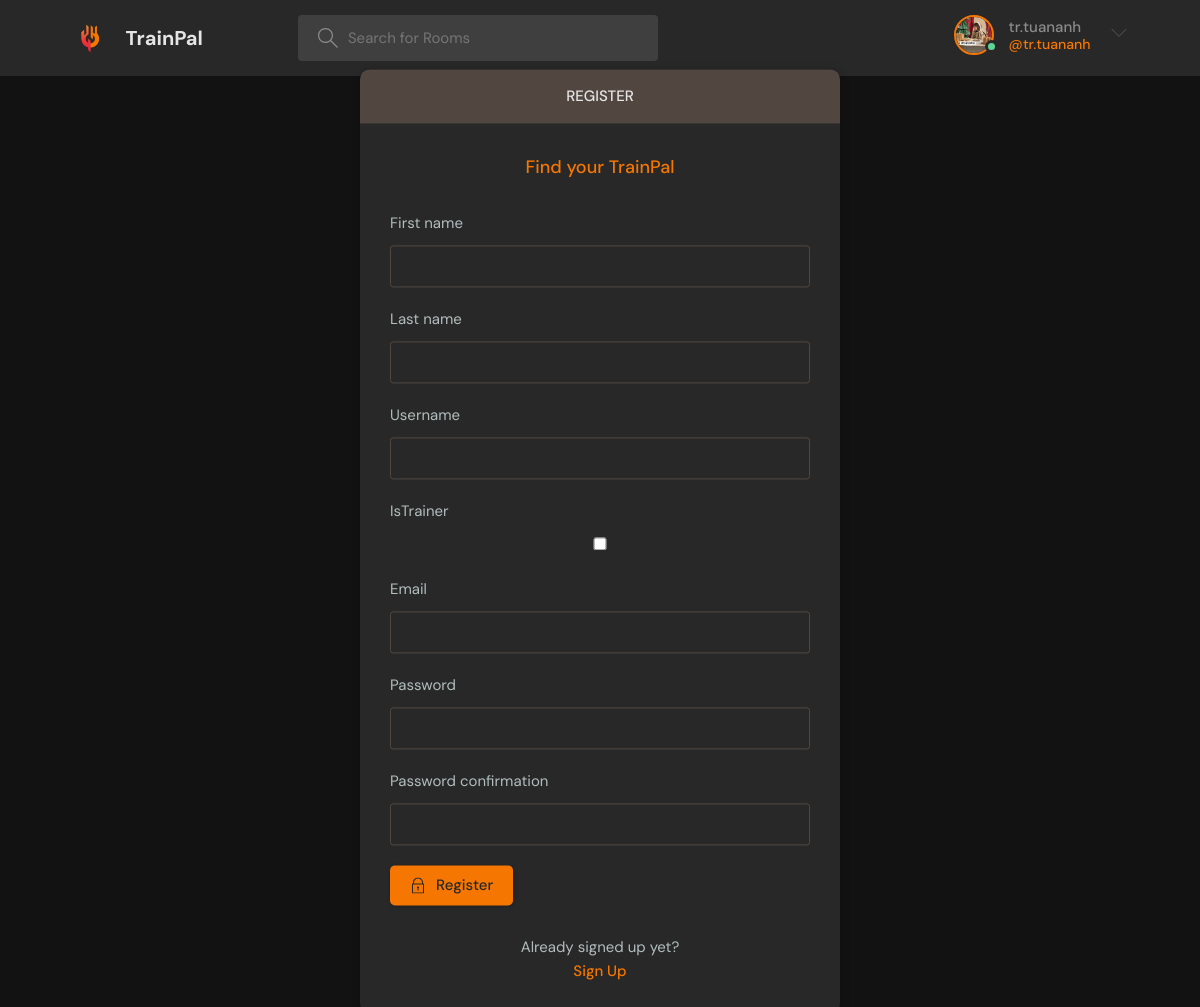
The app's page /register/ (signed in) with its own data.
### base/models.py (models this page shows)
class User(AbstractUser):
    email = models.EmailField(unique=False) # TODO: change to true after testing
    isTrainer = models.BooleanField(blank=True, default=False)
    class Gender(models.TextChoices):
        MALE = "M", _("Male")
        FEMALE = "F", _("Female")
        NOTSPECIFY = "N", _("Not specify")
    gender = models.CharField(max_length=1, choices=Gender.choices, blank=True, default=Gender.NOTSPECIFY)
    dob = models.DateTimeField(blank=True, null=True)
    bio = models.TextField(blank=True)
    phone = models.CharField(max_length=20, blank=True)
    avatar = models.ImageField(blank=True, null=True)
    USERNAME_FIELD = 'username'
    REQUIRED_FIELDS = []

### base/views.py (the view, shortened to what this page needs)
# urls.py: path('register/', views.registerPage, name="register"),
def registerPage(request):
    form = forms.MyUserCreationForm()
    return render(request, 'base/login_register.html', {'form': form})

### base/forms.py
class MyUserCreationForm(UserCreationForm):
    class Meta:
        model = models.User
        fields = ['first_name', "last_name", 'username', 'isTrainer', 'email', 'password1', 'password2']

### base/templates/base/login_register.html (shortened to what this page needs)
{% extends 'main.html' %}
{% block content %}
<main class="auth layout">
  {% if page == 'login' %}
  <div class="container">
    <div class="layout__box">
      <div class="layout__boxHeader">
        <div class="layout__boxTitle">
          <h3>Login</h3>
        </div>
      </div>
      <div class="layout__body">
        <h2 class="auth__tagline">Find your TrainPal</h2>
        <form class="form" action="" method="POST">
          {% csrf_token %}
          <div class="form__group form__group">
            <label for="room_name">Username</label>
            <input id="username" name="username" type="username" placeholder="Uesrname" />
          </div>
          <div class=" form__group">
            <label for="password">Password</label>
            <input id="password" name="password" type="password"
              placeholder="Password" />
          </div>
          <button class="btn btn--main" type="submit">
            <svg version="1.1" xmlns="http://www.w3.org/2000/svg" width="32" height="32" viewBox="0 0 32 32">
              <title>lock</title>
              <path
                d="M27 12h-1v-2c0-5.514-4.486-10-10-10s-10 4.486-10 10v2h-1c-0.553 0-1 0.447-1 1v18c0 0.553 0.447 1 1 1h22c0.553 0 1-0.447 1-1v-18c0-0.553-0.447-1-1-1zM8 10c0-4.411 3.589-8 8-8s8 3.589 8 8v2h-16v-2zM26 30h-20v-16h20v16z">
              </path>
              <path
                d="M15 21.694v4.306h2v-4.306c0.587-0.348 1-0.961 1-1.694 0-1.105-0.895-2-2-2s-2 0.895-2 2c0 0.732 0.413 1.345 1 1.694z">
              </path>
            </svg>
            Login
          </button>
        </form>
        <div class="auth__action">
          <p>Haven't signed up yet?</p>
          <a href="{% url 'register' %}" class="btn btn--link">Sign Up</a>
        </div>
      </div>
    </div>
  </div>
  {% else %}
  <div class="container">
    <div class="layout__box">
      <div class="layout__boxHeader">
        <div class="layout__boxTitle">
          <h3>Register</h3>
        </div>
      </div>
      <div class="layout__body">
        <h2 class="auth__tagline">Find your TrainPal</h2>
        <form class="form" action="" method="POST">
          {% for field in form %}
          <div class="form__group form__group">
            <label for="room_name">{{field.label}}</label>
            {{field}}
          </div>
          {% endfor %}
          <button class="btn btn--main" type="submit">
            Register
          </button>
        </form>
        <div class="auth__action">
          <p>Already signed up yet?</p>
          <a href="{% url 'login' %}" class="btn btn--link">Sign Up</a>
        </div>
      </div>
    </div>
  </div>
  {% endif %}
</main>
{% endblock content %}

### templates/navbar.html (shortened to what this page needs)
{% load static %}
<header class="header header--loggedIn">
    <div class="container">
        <a href="{% url 'home' %}" class="header__logo">
            <img src="{% static 'images/logo.png' %}" />
            <h1>TrainPal</h1>
        </a>
        <form class="header__search" method="GET" action="{% url 'home' %}">
            <label>
                <input name="q" placeholder="Search for Rooms" />
            </label>
        </form>
        <nav class="header__menu">
            {% if request.user.is_authenticated %}
            <div class="header__user">
                <a href="{% url 'user-profile' request.user.id %}">
                    <div class="avatar avatar--medium active">
                        <img src="{{request.user.avatar.url}}" />
                    </div>
                    <p>{{request.user.username}} <span>@{{request.user.username}}</span></p>
                </a>
                <button class="dropdown-button">
                    <svg version="1.1" xmlns="http://www.w3.org/2000/svg" width="32" height="32" viewBox="0 0 32 32">
                        <title>chevron-down</title>
                        <path d="M16 21l-13-13h-3l16 16 16-16h-3l-13 13z"></path>
                    </svg>
                </button>
            </div>
            {% else %}
            <a href="{% url 'login' %}">
                <img src="{% static 'images/avatar.svg' %}" />
                <p>Login</p>
            </a>
            {% endif %}
        </nav>
    </div>
</header>

### records on screen
User: user.avatar (picture), user.username "tr.tuananh"

### other values on screen
{{ field.label }} "First name" "Last name" "Username" "IsTrainer" "Email" "Password" "Password confirmation"
